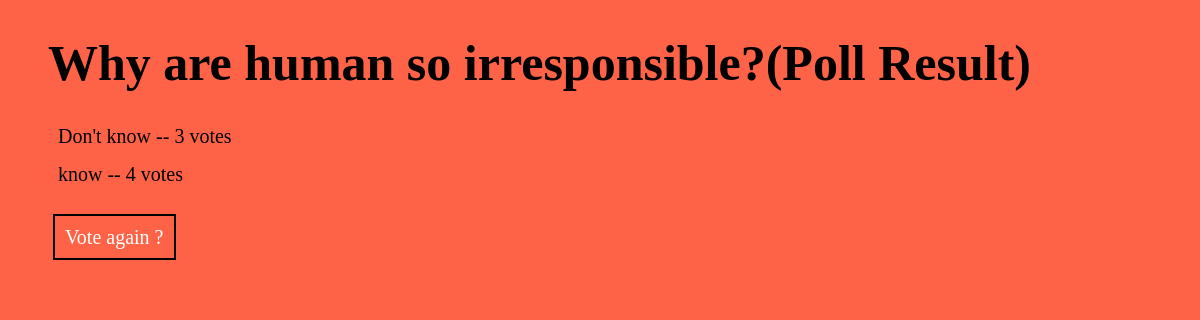
/3/results/, run on an earlier commit of the app's database.
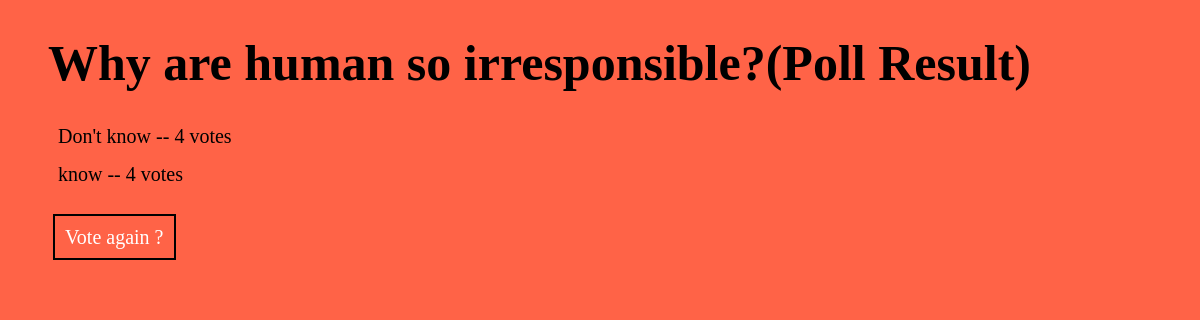
And on a later commit of the database.
### polls/models.py (models this page shows, shortened)
class Question(models.Model):
    question_text = models.CharField(max_length=200)
    pub_text = models.DateTimeField('date published')

class Choice(models.Model):
    question = models.ForeignKey(Question, on_delete=models.CASCADE)
    choice_text = models.CharField(max_length=200)
    votes = models.IntegerField(default=0)

### polls/views.py (the view)
# urls.py: path('<int:pk>/results/', views.ResultView.as_view(), name='results'),
class ResultView(generic.DetailView):
    model = Question
    template_name = 'polls/results.html'

### polls/templates/polls/results.html (shortened to what this page needs)
<!DOCTYPE html>
<html lang="en">
<head>
    {% load static %}
    <link rel="stylesheet" type="text/css" href="{% static 'polls/detail.css'%}">
</head>
<body>
<h1 class="results_h1">{{question.question_text}}(Poll Result)</h1>
<ul class="results_ul">
    {% for choice in question.choice_set.all %}
    <li>{{ choice.choice_text}} -- {{choice.votes}} vote{{choice.votes|pluralize}}</li>
    {% endfor %}
</ul>
<a href="{% url 'polls:detail' question.id %}" class="results_a">Vote again ?</a>
</body>
</html>

### polls/static/polls/detail.css (style rules this page uses)
body { background: tomato; }
.results_h1 { font-size: 50px; margin-left: 40px; }
.results_ul { list-style-type: none; margin-bottom: 40px; }
.results_ul li { margin: 15px 10px; font-size: 20px; }
.results_a { margin: 20px 45px; text-decoration: none; font-size: 20px; color: white; border: 2px solid black; padding: 10px; }

What changed in the data, as far as the page shows it:
changed Choice "Don't know": votes "3" → "4"
